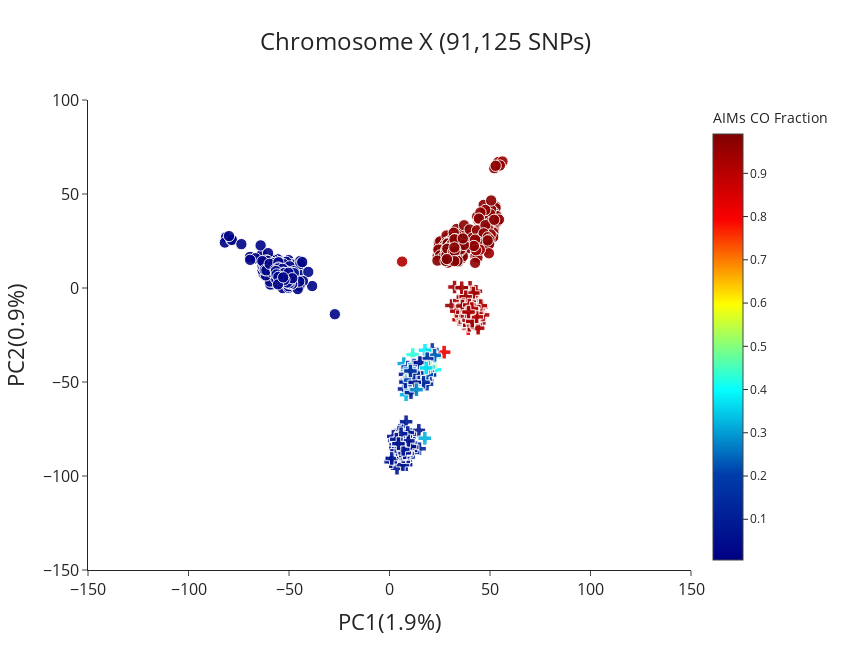

Notebook code cell kept with this figure:
### Code cell
pca_chromx = plot_coords(pd.read_csv('../Data/Final/pca_outputs/chrX_pca_final.csv'), x='PC1', y='PC2', title="Chromosome X (91,125 SNPs)",
            color='aim_species_fraction_colu_no2l_x',symbol='pca_pops', symbol_map=pca_symbols_map, color_continuous_scale='jet', slug = 'pca',
            show=True, titlex='PC1(1.9%)', titley='PC2(0.9%)')

### Figure 1 — Plotly figure (JSON) as saved in the notebook; plotly's stock layout.template omitted (floating-point values rounded to 4 significant figures; data arrays with more than 128 entries replaced by an {"elided": "..."} marker saying what was removed)
{"data": [{"customdata": {"elided": "449x1 str values"}, "hovertemplate": "<b>%{hovertext}</b><br><br>pca_pops=%{customdata[0]}<br>PC1=%{x}<br>PC2=%{y}<br>size=%{marker.size}<br>aim_species_fraction_colu_no2l_x=%{marker.color}<extra></extra>", "hovertext": {"elided": "449 str values"}, "legendgroup": "An.gam", "marker": {"color": {"elided": "449 float values"}, "coloraxis": "coloraxis", "opacity": 0.9, "size": {"elided": "449 int values"}, "sizemode": "area", "sizeref": 0.125, "symbol": "circle"}, "mode": "markers", "name": "An.gam", "orientation": "v", "showlegend": true, "type": "scatter", "x": {"elided": "449 float values"}, "xaxis": "x", "y": {"elided": "449 float values"}, "yaxis": "y"}, {"customdata": {"elided": "374x1 str values"}, "hovertemplate": "<b>%{hovertext}</b><br><br>pca_pops=%{customdata[0]}<br>PC1=%{x}<br>PC2=%{y}<br>size=%{marker.size}<br>aim_species_fraction_colu_no2l_x=%{marker.color}<extra></extra>", "hovertext": {"elided": "374 str values"}, "legendgroup": "An.col", "marker": {"color": {"elided": "374 float values"}, "coloraxis": "coloraxis", "opacity": 0.9, "size": {"elided": "374 int values"}, "sizemode": "area", "sizeref": 0.125, "symbol": "circle"}, "mode": "markers", "name": "An.col", "orientation": "v", "showlegend": true, "type": "scatter", "x": {"elided": "374 float values"}, "xaxis": "x", "y": {"elided": "374 float values"}, "yaxis": "y"}, {"customdata": [["gcx1-GM"], ["gcx1-GM"], ["gcx1-GM"], ["gcx1-GM"], ["gcx1-GM"], ["gcx1-GM"], ["gcx1-GM"], ["gcx1-GM"], ["gcx1-GM"], ["gcx1-GM"], ["gcx1-GM"], ["gcx1-GM"], ["gcx1-GM"], ["gcx1-GM"], ["gcx1-GM"], ["gcx1-GM"], ["gcx1-GM"], ["gcx1-GM"], ["gcx1-GM"], ["gcx1-GM"], ["gcx1-GM"], ["gcx1-GM"], ["gcx1-GM"], ["gcx1-GM"], ["gcx1-GM"], ["gcx1-GM"], ["gcx1-GM"], ["gcx1-GM"], ["gcx1-GM"], ["gcx1-GM"], ["gcx1-GM"], ["gcx1-GM"], ["gcx1-GM"], ["gcx1-GM"], ["gcx1-GM"], ["gcx1-GM"], ["gcx1-GM"], ["gcx1-GM"], ["gcx1-GM"], ["gcx1-GM"], ["gcx1-GM"], ["gcx1-GM"], ["gcx1-GM"], ["gcx1-GM"], ["gcx1-GM"], ["gcx1-GM"], ["gcx1-GM"], ["gcx1-GM"], ["gcx1-GM"], ["gcx1-GM"], ["gcx1-GM"], ["gcx1-GM"], ["gcx1-GM"], ["gcx1-GM"], ["gcx1-GM"], ["gcx1-GM"], ["gcx1-GM"], ["gcx1-GM"], ["gcx1-GM"], ["gcx1-GM"], ["gcx1-GM"], ["gcx1-GM"], ["gcx1-GM"], ["gcx1-GM"], ["gcx1-GM"], ["gcx1-GM"], ["gcx1-GM"], ["gcx1-GM"], ["gcx1-GM"], ["gcx1-GM"], ["gcx1-GM"], ["gcx1-GM"], ["gcx1-GM"], ["gcx1-GM"], ["gcx1-GM"], ["gcx1-GM"], ["gcx1-GM"]], "hovertemplate": "<b>%{hovertext}</b><br><br>pca_pops=%{customdata[0]}<br>PC1=%{x}<br>PC2=%{y}<br>size=%{marker.size}<br>aim_species_fraction_colu_no2l_x=%{marker.color}<extra></extra>", "hovertext": ["AG0147-C", "AG0159-C", "AG0232-C", "AG0129-C", "AG0153-C", "AG0163-C", "AG0229-C", "AG0230-C", "AG0098-C", "AG0104-C", "AG0106-C", "AG0120-C", "AG0136-C", "AG0141-C", "AG0145-C", "AG0148-C", "AG0172-C", "AG0179-C", "AG0223-C", "AG0118-C", "AG0119-C", "AG0121-C", "AG0133-C", "AG0134-C", "AG0138-C", "AG0227-C", "AG0231-C", "AG0102-C", "AG0108-C", "AG0123-C", "AG0128-C", "AG0137-C", "AG0139-C", "AG0143-C", "AG0162-C", "AG0170-C", "AG0181-C", "AG0085-C", "AG0096-C", "AG0126-C", "AG0152-C", "AG0183-C", "AG0208-C", "AG0214-C", "AG0226-C", "AG0127-C", "AG0144-C", "AG0156-C", "AG0206-C", "AG0221-C", "AG0082-C", "AG0097-C", "AG0100-C", "AG0109-C", "AG0124-C", "AG0142-C", "AG0146-C", "AG0169-C", "AG0178-C", "AG0195-C", "AG0089-C", "AG0111-C", "AG0125-C", "AG0197-C", "AG0202-C", "AG0203-C", "AG0204-C", "AG0263-C", "AG0442-CW", "AG0445-CW", "AG0446-CW", "AG0448-CW", "AG0450-CW", "AG0454-CW", "AG0455-CW", "AG0456-CW", "AG0460-CW"], "legendgroup": "gcx1-GM", "marker": {"color": [0.1425, 0.06468, 0.09835, 0.06291, 0.08251, 0.07488, 0.06374, 0.1031, 0.07184, 0.06606, 0.05638, 0.1044, 0.06811, 0.08685, 0.05882, 0.07438, 0.1085, 0.06816, 0.06395, 0.117, 0.06623, 0.09227, 0.04793, 0.06473, 0.06473, 0.1007, 0.07845, 0.07036, 0.08595, 0.0745, 0.06131, 0.09279, 0.07578, 0.08043, 0.08155, 0.09884, 0.1199, 0.08079, 0.1039, 0.093, 0.07654, 0.09587, 0.04942, 0.2738, 0.1105, 0.1206, 0.0596, 0.08292, 0.1413, 0.08721, 0.06606, 0.09669, 0.1148, 0.06106, 0.06281, 0.06323, 0.04707, 0.09001, 0.07781, 0.3242, 0.05367, 0.04884, 0.06023, 0.08099, 0.07686, 0.04975, 0.1294, 0.05399, 0.0952, 0.06705, 0.07825, 0.08424, 0.05224, 0.1019, 0.067, 0.09008, 0.06468], "coloraxis": "coloraxis", "opacity": 0.9, "size": [8, 8, 8, 8, 8, 8, 8, 8, 8, 8, 8, 8, 8, 8, 8, 8, 8, 8, 8, 8, 8, 8, 8, 8, 8, 8, 8, 8, 8, 8, 8, 8, 8, 8, 8, 8, 8, 8, 8, 8, 8, 8, 8, 8, 8, 8, 8, 8, 8, 8, 8, 8, 8, 8, 8, 8, 8, 8, 8, 8, 8, 8, 8, 8, 8, 8, 8, 8, 8, 8, 8, 8, 8, 8, 8, 8, 8], "sizemode": "area", "sizeref": 0.125, "symbol": "cross"}, "mode": "markers", "name": "gcx1-GM", "orientation": "v", "showlegend": true, "type": "scatter", "x": [9.177, 1.696, 7.928, 8.705, 5.936, 3.733, 3.083, 5.936, 2.352, 8.506, 5.716, 11.03, 6.099, 5.729, 7.795, 14.58, 7.946, 5.549, 5.13, 6.965, 3.228, 6.323, 1.922, 10.06, 2.866, 6.505, 9.719, 8.773, 8.265, 5.778, 8.285, 7.617, 1.261, 6.668, 9.335, 4.814, 14.95, 8.529, 4.39, 9.814, 7.488, 5.774, 0.6039, 4.306, 10.22, 11.72, 5.007, 9.208, 10.18, 10.77, 5.676, 5.977, 5.581, 11.24, 4.951, 8.104, 8.535, 4.337, 4.696, 17.57, 8.976, 3.5, 10.16, 1.131, 7.914, 6.822, 6.411, 7.411, 9.079, 9.37, 5.635, 5.769, 7.535, 4.607, 3.397, 6.818, 4.452], "xaxis": "x", "y": [-83.17, -91.43, -91.81, -79.55, -82.06, -95.86, -83.03, -87.18, -81.11, -79.9, -76.54, -82.55, -90.49, -89.39, -89.72, -75.72, -82.1, -89.68, -75.8, -74.44, -80.54, -86.25, -78.93, -84.94, -85.26, -79.13, -78.25, -88.6, -71.14, -80.06, -94.0, -78.75, -90.33, -93.95, -89.83, -85.76, -85.49, -87.46, -81.41, -79.33, -82.9, -87.6, -92.44, -87.31, -84.94, -87.48, -80.31, -83.4, -77.76, -86.39, -81.04, -88.74, -88.59, -84.63, -88.06, -78.74, -87.36, -85.4, -81.15, -79.92, -88.03, -86.62, -84.31, -90.66, -87.81, -89.72, -88.35, -87.89, -76.88, -81.32, -86.7, -77.56, -87.65, -82.85, -80.52, -85.85, -82.79], "yaxis": "y"}, {"customdata": {"elided": "197x1 str values"}, "hovertemplate": "<b>%{hovertext}</b><br><br>pca_pops=%{customdata[0]}<br>PC1=%{x}<br>PC2=%{y}<br>size=%{marker.size}<br>aim_species_fraction_colu_no2l_x=%{marker.color}<extra></extra>", "hovertext": {"elided": "197 str values"}, "legendgroup": "gcx2", "marker": {"color": {"elided": "197 float values"}, "coloraxis": "coloraxis", "opacity": 0.9, "size": {"elided": "197 int values"}, "sizemode": "area", "sizeref": 0.125, "symbol": "cross"}, "mode": "markers", "name": "gcx2", "orientation": "v", "showlegend": true, "type": "scatter", "x": {"elided": "197 float values"}, "xaxis": "x", "y": {"elided": "197 float values"}, "yaxis": "y"}, {"customdata": [["gcx1-GW"], ["gcx1-GW"], ["gcx1-GW"], ["gcx1-GW"], ["gcx1-GW"], ["gcx1-GW"], ["gcx1-GW"], ["gcx1-GW"], ["gcx1-GW"], ["gcx1-GW"], ["gcx1-GW"], ["gcx1-GW"], ["gcx1-GW"], ["gcx1-GW"], ["gcx1-GW"], ["gcx1-GW"], ["gcx1-GW"], ["gcx1-GW"], ["gcx1-GW"], ["gcx1-GW"], ["gcx1-GW"], ["gcx1-GW"], ["gcx1-GW"], ["gcx1-GW"], ["gcx1-GW"], ["gcx1-GW"], ["gcx1-GW"], ["gcx1-GW"], ["gcx1-GW"], ["gcx1-GW"], ["gcx1-GW"], ["gcx1-GW"], ["gcx1-GW"], ["gcx1-GW"], ["gcx1-GW"], ["gcx1-GW"], ["gcx1-GW"], ["gcx1-GW"], ["gcx1-GW"], ["gcx1-GW"], ["gcx1-GW"], ["gcx1-GW"], ["gcx1-GW"], ["gcx1-GW"], ["gcx1-GW"], ["gcx1-GW"], ["gcx1-GW"], ["gcx1-GW"], ["gcx1-GW"], ["gcx1-GW"], ["gcx1-GW"], ["gcx1-GW"], ["gcx1-GW"], ["gcx1-GW"], ["gcx1-GW"], ["gcx1-GW"], ["gcx1-GW"], ["gcx1-GW"], ["gcx1-GW"], ["gcx1-GW"], ["gcx1-GW"], ["gcx1-GW"], ["gcx1-GW"], ["gcx1-GW"], ["gcx1-GW"], ["gcx1-GW"], ["gcx1-GW"], ["gcx1-GW"], ["gcx1-GW"], ["gcx1-GW"], ["gcx1-GW"], ["gcx1-GW"], ["gcx1-GW"], ["gcx1-GW"], ["gcx1-GW"], ["gcx1-GW"], ["gcx1-GW"], ["gcx1-GW"], ["gcx1-GW"], ["gcx1-GW"], ["gcx1-GW"], ["gcx1-GW"], ["gcx1-GW"], ["gcx1-GW"], ["gcx1-GW"], ["gcx1-GW"], ["gcx1-GW"], ["gcx1-GW"], ["gcx1-GW"], ["gcx1-GW"], ["gcx1-GW"], ["gcx1-GW"], ["gcx1-GW"]], "hovertemplate": "<b>%{hovertext}</b><br><br>pca_pops=%{customdata[0]}<br>PC1=%{x}<br>PC2=%{y}<br>size=%{marker.size}<br>aim_species_fraction_colu_no2l_x=%{marker.color}<extra></extra>", "hovertext": ["AJ0023-C", "AJ0024-C", "AJ0032-C", "AJ0035-C", "AJ0036-C", "AJ0037-C", "AJ0039-C", "AJ0043-C", "AJ0044-C", "AJ0045-C", "AJ0047-C", "AJ0051-C", "AJ0052-C", "AJ0056-C", "AJ0059-C", "AJ0061-C", "AJ0063-C", "AJ0064-C", "AJ0066-C", "AJ0071-C", "AJ0072-C", "AJ0074-C", "AJ0075-C", "AJ0076-C", "AJ0077-C", "AJ0078-C", "AJ0079-C", "AJ0081-C", "AJ0084-C", "AJ0085-C", "AJ0086-C", "AJ0088-C", "AJ0090-C", "AJ0092-C", "AJ0093-C", "AJ0095-C", "AJ0096-C", "AJ0097-C", "AJ0098-C", "AJ0100-C", "AJ0102-C", "AJ0103-C", "AJ0105-C", "AJ0107-C", "AJ0109-C", "AJ0113-C", "AJ0115-C", "AJ0116-C", "AJ0099-C", "AJ0117-C", "AJ0070-Cx", "AJ0101-Cx", "AJ0128-C", "AJ0129-C", "AJ0130-C", "AJ0131-C", "AJ0132-C", "AJ0133-C", "AJ0134-C", "AJ0135-C", "AJ0136-C", "AJ0137-C", "AJ0138-C", "AJ0139-C", "AJ0140-C", "AJ0141-C", "AJ0142-C", "AJ0143-C", "AJ0144-C", "AJ0145-C", "AJ0146-C", "AJ0147-C", "AJ0148-C", "AJ0149-C", "AJ0150-C", "AJ0151-C", "AJ0152-C", "AJ0153-C", "AJ0154-C", "AJ0155-C", "AJ0156-C", "AJ0157-C", "AJ0158-C", "AJ0159-C", "AJ0161-C", "AJ0028-C", "AJ0038-C", "AJ0049-C", "AJ0060-C", "AJ0068-C", "AJ0080-C", "AJ0087-C", "AJ0119-C"], "legendgroup": "gcx1-GW", "marker": {"color": [0.07019, 0.4225, 0.3648, 0.1091, 0.1039, 0.6678, 0.08168, 0.1794, 0.1196, 0.1142, 0.2709, 0.1675, 0.3455, 0.07877, 0.08993, 0.09098, 0.1232, 0.4047, 0.3105, 0.09867, 0.09204, 0.422, 0.3921, 0.1627, 0.5491, 0.4295, 0.8198, 0.1264, 0.172, 0.09603, 0.2045, 0.1346, 0.6303, 0.1104, 0.4136, 0.2153, 0.116, 0.09917, 0.1678, 0.1245, 0.3163, 0.1702, 0.171, 0.09347, 0.2967, 0.08182, 0.3295, 0.28, 0.1181, 0.08678, 0.1737, 0.3841, 0.1143, 0.3055, 0.1146, 0.09401, 0.1793, 0.09331, 0.1114, 0.205, 0.135, 0.1312, 0.09587, 0.1227, 0.08685, 0.2312, 0.1266, 0.1974, 0.1947, 0.09378, 0.1508, 0.3275, 0.2231, 0.17, 0.1553, 0.1184, 0.1495, 0.2242, 0.1426, 0.08678, 0.1563, 0.135, 0.3237, 0.1118, 0.1628, 0.1181, 0.07616, 0.07226, 0.1301, 0.3157, 0.2844, 0.37, 0.1388], "coloraxis": "coloraxis", "opacity": 0.9, "size": [8, 8, 8, 8, 8, 8, 8, 8, 8, 8, 8, 8, 8, 8, 8, 8, 8, 8, 8, 8, 8, 8, 8, 8, 8, 8, 8, 8, 8, 8, 8, 8, 8, 8, 8, 8, 8, 8, 8, 8, 8, 8, 8, 8, 8, 8, 8, 8, 8, 8, 8, 8, 8, 8, 8, 8, 8, 8, 8, 8, 8, 8, 8, 8, 8, 8, 8, 8, 8, 8, 8, 8, 8, 8, 8, 8, 8, 8, 8, 8, 8, 8, 8, 8, 8, 8, 8, 8, 8, 8, 8, 8, 8], "sizemode": "area", "sizeref": 0.125, "symbol": "cross"}, "mode": "markers", "name": "gcx1-GW", "orientation": "v", "showlegend": true, "type": "scatter", "x": [16.53, 17.19, 16.95, 10.18, 13.73, 20.69, 12.55, 18.58, 14.96, 10.01, 17.02, 16.21, 12.43, 15.34, 10.26, 8.941, 15.43, 22.57, 7.128, 17.68, 9.794, 14.72, 14.41, 16.68, 20.25, 11.55, 27.18, 12.62, 21.29, 7.717, 12.16, 12.74, 13.82, 17.58, 22.65, 12.16, 13.91, 18.95, 12.73, 11.88, 13.97, 17.5, 12.87, 7.217, 15.64, 12.98, 8.245, 10.29, 12.55, 7.95, 12.38, 17.64, 14.86, 15.57, 18.75, 12.71, 12.67, 15.14, 10.03, 17.35, 7.943, 10.74, 10.74, 16.23, 11.07, 22.44, 20.16, 13.19, 16.31, 10.68, 18.67, 8.75, 18.51, 17.7, 16.92, 11.59, 18.77, 10.23, 14.55, 13.81, 16.93, 9.068, 19.38, 12.53, 14.38, 12.25, 12.54, 15.11, 12.02, 10.12, 13.43, 18.29, 10.44], "xaxis": "x", "y": [-50.97, -46.92, -48.32, -48.49, -42.8, -36.63, -43.38, -45.94, -39.46, -51.01, -37.92, -46.87, -41.88, -45.46, -47.38, -48.96, -48.95, -43.46, -40.21, -44.45, -46.12, -50.77, -48.2, -48.68, -41.61, -35.41, -34.12, -47.29, -32.7, -45.93, -50.97, -49.6, -40.52, -45.14, -36.63, -40.67, -47.29, -44.65, -48.8, -47.39, -41.15, -48.43, -46.78, -53.71, -39.73, -42.47, -56.75, -43.15, -48.38, -49.64, -41.46, -33.15, -41.88, -39.89, -49.45, -49.22, -50.23, -45.06, -49.57, -50.72, -50.07, -47.81, -43.14, -48.25, -43.29, -35.81, -46.27, -48.07, -42.12, -55.64, -51.16, -43.31, -45.99, -42.27, -43.76, -42.03, -37.6, -48.97, -48.53, -43.85, -50.14, -42.03, -42.06, -46.33, -45.21, -40.99, -50.18, -39.66, -45.27, -43.13, -54.09, -42.56, -44.16], "yaxis": "y"}], "layout": {"coloraxis": {"colorbar": {"title": {"text": "AIMs CO Fraction"}}, "colorscale": [[0, "rgb(0,0,131)"], [0.2, "rgb(0,60,170)"], [0.4, "rgb(5,255,255)"], [0.6, "rgb(255,255,0)"], [0.8, "rgb(250,0,0)"], [1, "rgb(128,0,0)"]]}, "height": 650, "legend": {"itemsizing": "constant", "orientation": "h", "title": {"text": "pca_pops"}, "tracegroupgap": 0}, "showlegend": false, "title": {"font": {"size": 24}, "text": "Chromosome X (91,125 SNPs)", "x": 0.5}, "width": 850, "xaxis": {"anchor": "y", "domain": [0, 1], "range": [-150, 150], "tickfont": {"size": 16}, "tickmode": "array", "tickvals": [-150, -100, -50, 0, 50, 100, 150, 200], "title": {"font": {"size": 22}, "text": "PC1(1.9%)"}, "type": "linear"}, "yaxis": {"anchor": "x", "domain": [0, 1], "range": [-150, 100], "tickfont": {"size": 16}, "title": {"font": {"size": 22}, "text": "PC2(0.9%)"}, "type": "linear"}}}
